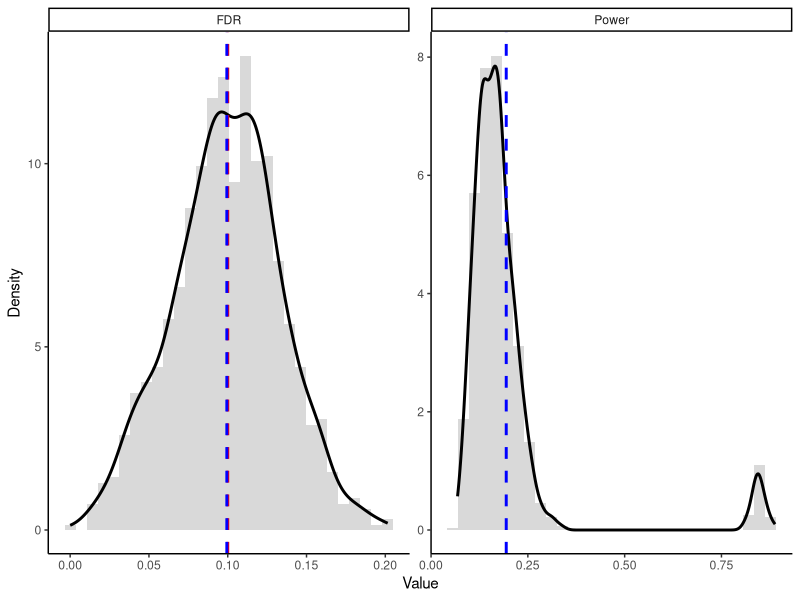

Source code (R):
# 加载必要的库
library(mgcv) # 用于拟合平滑的均值和方差模型
library(ggplot2)
library(flexmix)
library(MASS)

# --- Functions ---
generate_data_hd <- function(n, p = 20) {
  G <- sample(0:3, size = n, replace = TRUE,
              prob = c(0.05, 0.35, 0.25, 0.35))
  
  X <- matrix(rnorm(n * p), nrow = n, ncol = p)
  colnames(X) <- paste0("x", 1:p)
  
  mu <- rep(NA, n)
  sigma <- rep(NA, n)
  
  ## sparse linear covariate effect
  lin_eff <- 0.25 * X[, 1] - 0.20 * X[, 2] + 0.15 * X[, 3]
  
  ## obvious positive
  mu[G == 0] <- 5.0 + lin_eff[G == 0]
  sigma[G == 0] <- 0.5
  
  ## high mean but high uncertainty
  mu[G == 1] <- 2.4 + lin_eff[G == 1]
  sigma[G == 1] <- 3.0
  
  ## moderate mean but very stable
  mu[G == 2] <- 1.0 + lin_eff[G == 2]
  sigma[G == 2] <- 0.25
  
  ## background group
  mu[G == 3] <- -0.5 + lin_eff[G == 3]
  sigma[G == 3] <- 1.0
  
  y <- mu + sigma * rnorm(n)
  
  data.frame(
    G = factor(G),
    X,
    mu = mu,
    sigma = sigma,
    y = y
  )
}

v_score <- function(df, df_y, m_mu){
  pred_mu <- predict(m_mu, df) # linear
  #pred_mu <- unlist(predict(m_mu, df, aggregate=TRUE)) # mix model
  return(M*(df_y>c_threshold)-pred_mu)
}

p_values <- function(df, u_value, v_value){
  n <- length(v_value)
  F_hat <- ecdf(v_value)
  p <- (n * F_hat(df$V) + u_value) / (n + 1)
  return(p)
}

BH_procedure <- function(p, alpha){
  
  m <- length(p)
  p_sorted <- sort(p) # increasing
  index_sorted <- order(p) # small to big
  
  threshold <- (1:m)/m * alpha
  
  k <- max(which(p_sorted <= threshold), 0)
  
  selected <- rep(FALSE, m)
  
  if (k > 0) {
    selected[index_sorted[1:k]] <- TRUE
  }
  
  return(list(
    selected = selected,
    k = k,
    cutoff = ifelse(k>0, p_sorted[k], NA)
  ))
}

set.seed(2026)

n <- 5000
p <- 20
c_threshold <- 0
alpha <- 0.1
M <- 100
n_sim <- 1000

results <- matrix(0, n_sim, 2)
colnames(results) <- c("FDR","Power")
pb <- txtProgressBar(min = 0, max = n_sim, style = 3)

system.time({
  for(sim in 1:n_sim){
    # --- Data Generation ---
    data <- generate_data_hd(n,p)
    
    # --- Data Splitting ---
    idx <- sample(1:n)
    d_train <- data[idx[1:(n/2)], ]
    d_cal   <- data[idx[(n/2+1):(3*n/4)], ]
    d_test  <- data[idx[(3*n/4+1):n], ]
    
    # --- First Stage: Linear prediction model ---
    model_mu <- lm(y ~ ., data = d_train[, c("G",paste0("x", 1:20), "y")])
    
    # --- Second Stage: Nonconfirmity scores ---
    d_cal$V <- v_score(d_cal, d_cal$y, model_mu)
    d_test$V <- v_score(d_test, c_threshold, model_mu)
    
    # --- Third Stage: Conformal p-values ---
    U <- runif(nrow(d_test))
    d_test$p <- p_values(d_test, U, d_cal$V)
    
    # --- Fourth Stage: BH procedure ---
    bh <- BH_procedure(d_test$p, alpha)
    d_test$selected <- bh$selected
    p_cutoff <- bh$cutoff
    
    # --- Evaluation ---
    selected_idx <- which(d_test$selected == TRUE)
    actual_y <- d_test$y[selected_idx] # "y" of selected data
    FDR <- sum(actual_y <= c_threshold) / max(length(selected_idx),1) # test set FDR
    true_idx <- which(d_test$y > c_threshold)
    Power <- sum(actual_y > c_threshold) / max(length(true_idx),1)
    
    results[sim,] <- c(FDR, Power)
    setTxtProgressBar(pb, sim)
  }
})
close(pb)
results <- as.data.frame(results)

## PLOT
df_plot <- rbind(
  data.frame(value = results$FDR, type = "FDR"),
  data.frame(value = results$Power, type = "Power")
)
mean_fdr <- mean(results$FDR)
mean_power <- mean(results$Power)
vlines <- data.frame(
  type = c("FDR", "FDR", "Power"),
  x = c(alpha, mean_fdr, mean_power),
  label = c("alpha", "mean_fdr", "mean_power"),
  color = c("red", "blue", "blue")
)
ggplot(df_plot, aes(x = value)) +
  
  geom_histogram(aes(y = after_stat(density)),
                 bins = 30,
                 fill = "grey70",
                 color = NA,
                 alpha = 0.5) +
  
  geom_density(linewidth = 1) +
  
  geom_vline(data = vlines,
             aes(xintercept = x, color = color),
             linetype = "dashed",
             linewidth = 1,
             show.legend = FALSE) +
  
  facet_wrap(~type, scales = "free") +
  
  scale_color_identity() +
  
  labs(x = "Value", y = "Density") +
  
  theme_classic()

## SAVE DATA
saveRDS(
  list(
    FDR = results$FDR,
    Power = results$Power
  ),
  file = "p_value_sim3.rds"
)

cat("--- Conformal Selection with p-values Results ---\n")
cat("We want to select Y >= ", c_threshold, ".\n")
cat("Alpha:", alpha, "\n")
cat("Replicate:", n_sim, "\n")
cat("Average Empirical FDR:", round(mean(results$FDR), 4), "\n")
cat("Average Empirical Power:", round(mean(results$Power), 4), "\n")
